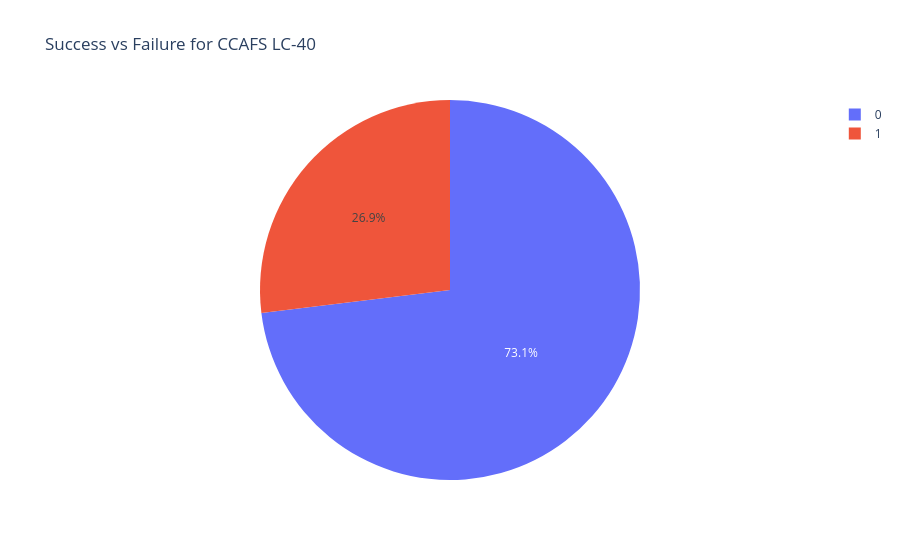

The notebook cell this image was saved under:
### Code cell
new = spacex_df[spacex_df['Launch Site'] == entered_site]

class_counts = new['class'].value_counts().reset_index()

class_counts.columns = ['class', 'count']

fig = px.pie(
    class_counts,
    values='count',
    names='class',
    title=f'Success vs Failure for {entered_site}'
)

fig

### Figure 1 — Plotly figure (JSON) as saved in the notebook; plotly's stock layout.template omitted (floating-point values rounded to 4 significant figures)
{"data": [{"domain": {"x": [0, 1], "y": [0, 1]}, "hovertemplate": "class=%{label}<br>count=%{value}<extra></extra>", "labels": [0, 1], "legendgroup": "", "name": "", "showlegend": true, "type": "pie", "values": [19, 7]}], "layout": {"legend": {"tracegroupgap": 0}, "title": {"text": "Success vs Failure for CCAFS LC-40"}}}
